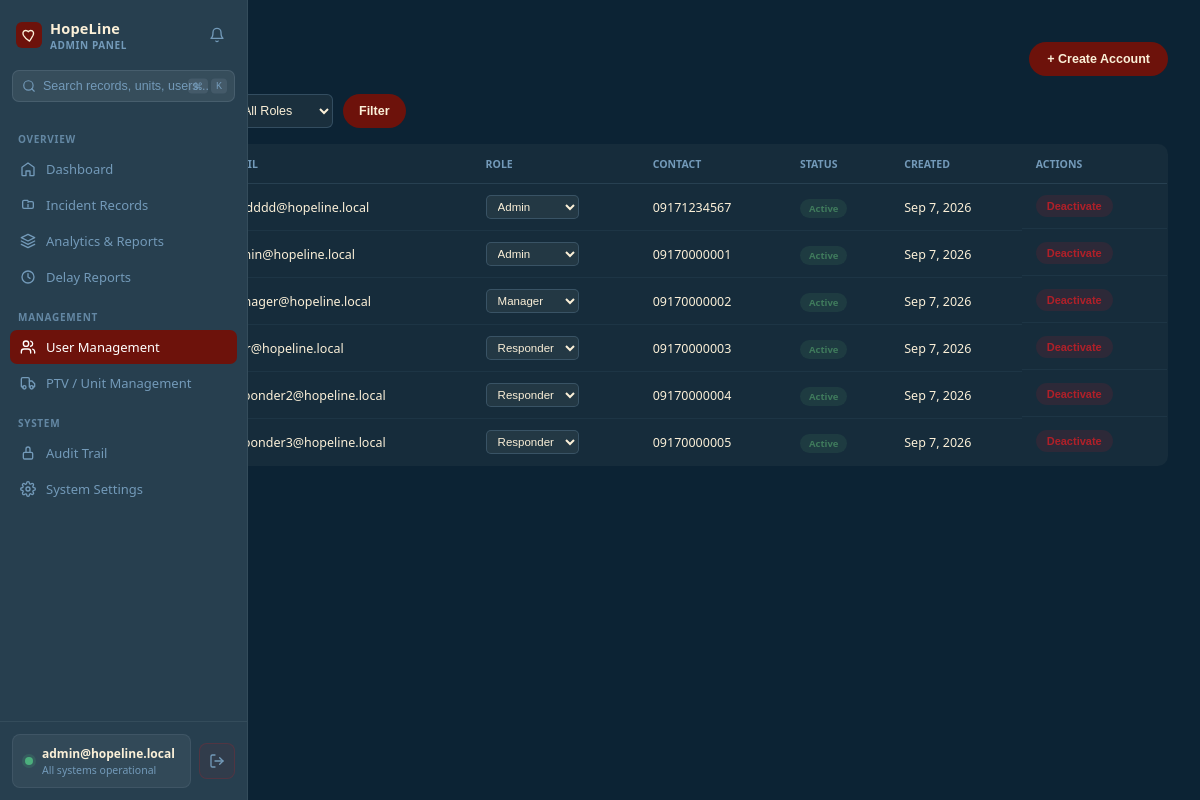
/app/admin/users.php (signed in), run on the app's committed database.
### tables this page shows
CREATE TABLE IF NOT EXISTS users (
    id            INT AUTO_INCREMENT PRIMARY KEY,
    name          VARCHAR(150)        NOT NULL,
    email         VARCHAR(150)        NOT NULL UNIQUE,
    password      VARCHAR(255)        NOT NULL,
    role          ENUM('admin','manager','user') NOT NULL DEFAULT 'user',
    contact_no    VARCHAR(20)         NULL,
    is_verified   TINYINT(1)          NOT NULL DEFAULT 0,
    created_at    DATETIME            DEFAULT CURRENT_TIMESTAMP,
    updated_at    DATETIME            DEFAULT CURRENT_TIMESTAMP ON UPDATE CURRENT_TIMESTAMP
);

### app/admin/users.php (the view, shortened to what this page needs)
<?php
require_once __DIR__ . '/../../config/config.php';
$where = "WHERE 1=1";
$params = [];
$stmt = $pdo->prepare("SELECT * FROM users $where ORDER BY created_at DESC");
$stmt->execute($params);
$users = $stmt->fetchAll(PDO::FETCH_ASSOC);
?>
<!DOCTYPE html>
<html lang="en">
<head>
<link rel="stylesheet" href="<?php echo BASE_URL; ?>/assets/css/sidebar.css">
</head>
<body>
<?php require_once __DIR__ . '/../../assets/layouts/admin/admin_sidebar.php'; ?>
<main class="main">
    <div class="page-head">
        <div><h1>User Management</h1><p><?php echo count($users); ?> account(s)</p></div>
        <button class="btn-primary" onclick="document.getElementById('createModal').classList.add('show')">+ Create Account</button>
    </div>
    <form method="GET" class="toolbar">
        <select name="role" onchange="this.form.submit()">
            <option value="">All Roles</option>
        </select>
        <button type="submit" class="btn-primary" style="padding:8px 16px;">Filter</button>
    </form>
    <table>
        <thead><tr><th>Name</th><th>Email</th><th>Role</th><th>Contact</th><th>Status</th><th>Created</th><th>Actions</th></tr></thead>
        <tbody>
            <?php foreach ($users as $u): ?>
            <tr>
                <td><?php echo htmlspecialchars($u['name']); ?></td>
                <td><?php echo htmlspecialchars($u['email']); ?></td>
                <td>
                    <form method="POST" style="display:inline-flex; gap:6px; align-items:center;">
                        <select name="role" class="role-select" onchange="this.form.submit()">
                            <option value="admin" <?php echo $u['role']==='admin'?'selected':''; ?>>Admin</option>
                            <option value="manager" <?php echo $u['role']==='manager'?'selected':''; ?>>Manager</option>
                            <option value="user" <?php echo $u['role']==='user'?'selected':''; ?>>Responder</option>
                        </select>
                    </form>
                </td>
                <td><?php echo htmlspecialchars($u['contact_no'] ?: '—'); ?></td>
                <td><span class="status-badge <?php echo $u['is_verified'] ? 'status-active' : 'status-inactive'; ?>"><?php echo $u['is_verified'] ? 'Active' : 'Inactive'; ?></span></td>
                <td><?php echo date('M j, Y', strtotime($u['created_at'])); ?></td>
                <td class="row-actions">
                    <form method="POST">
                        <button type="submit" class="btn-mini <?php echo $u['is_verified'] ? 'btn-deactivate' : 'btn-activate'; ?>">
                            <?php echo $u['is_verified'] ? 'Deactivate' : 'Activate'; ?>
                        </button>
                    </form>
                </td>
            </tr>
            <?php endforeach; ?>
        </tbody>
    </table>
</main>
</body>
</html>

### app/admin/users.php (style rules this page uses)
:root { --burnt-umber:#6d120b; --redwood:#b02029; --macadamia:#fbf0d8; --cool-blue:#113047; --light-grayish:#739ab9; }
* { box-sizing:border-box; margin:0; padding:0; }
body { font-family:'Segoe UI',-apple-system,BlinkMacSystemFont,sans-serif; background:#0c2334; display:flex; min-height:100vh; }
.main { flex:1; padding:26px 32px 50px; color:var(--macadamia); max-width:1200px; }
.page-head { display:flex; align-items:flex-end; justify-content:space-between; margin-bottom:18px; flex-wrap:wrap; gap:10px; }
.page-head h1 { font-size:21px; margin-bottom:4px; }
.page-head p { color:var(--light-grayish); font-size:13px; }
.btn-primary { background:var(--burnt-umber); color:var(--macadamia); border:0; padding:10px 18px; border-radius:50px; font-weight:700; font-size:12.5px; cursor:pointer; }
.toolbar { display:flex; gap:10px; margin-bottom:16px; flex-wrap:wrap; }
.toolbar input, .toolbar select { background:rgba(251,240,216,0.06); border:1px solid rgba(115,154,185,0.28); border-radius:6px; padding:8px 11px; color:var(--macadamia); font-size:12.5px; outline:none; }
table { width:100%; border-collapse:collapse; background:rgba(251,240,216,0.04); border:1px solid rgba(115,154,185,0.18); border-radius:10px; overflow:hidden; }
thead th { text-align:left; font-size:10.5px; text-transform:uppercase; color:var(--light-grayish); padding:12px 14px; border-bottom:1px solid rgba(115,154,185,0.18); }
tbody td { padding:11px 14px; font-size:12.5px; border-bottom:1px solid rgba(115,154,185,0.08); vertical-align:middle; }
tbody tr:last-child td { border-bottom:none; }
.status-badge { font-size:9.5px; font-weight:700; padding:3px 9px; border-radius:20px; }
.status-active { background:rgba(63,122,92,0.2); color:#3f7a5c; }
.role-select { background:rgba(251,240,216,0.06); border:1px solid rgba(115,154,185,0.28); border-radius:5px; padding:4px 7px; color:var(--macadamia); font-size:11.5px; }
.btn-mini { border:0; border-radius:20px; padding:5px 11px; font-size:11px; font-weight:700; cursor:pointer; }
.btn-deactivate { background:rgba(176,32,41,0.15); color:var(--redwood); }
.row-actions { display:flex; gap:6px; align-items:center; }

### data on the page
users: email "asddddd@hopeline.local", role "Admin", contact_no "09171234567", is_verified "Active", created_at "Sep 7, 2026"
users: email "admin@hopeline.local", role "Admin", contact_no "09170000001", is_verified "Active", created_at "Sep 7, 2026"
users: email "manager@hopeline.local", role "Manager", contact_no "09170000002", is_verified "Active", created_at "Sep 7, 2026"
users: email "user@hopeline.local", role "Responder", contact_no "09170000003", is_verified "Active", created_at "Sep 7, 2026"
users: email "responder2@hopeline.local", role "Responder", contact_no "09170000004", is_verified "Active", created_at "Sep 7, 2026"
users: email "responder3@hopeline.local", role "Responder", contact_no "09170000005", is_verified "Active", created_at "Sep 7, 2026"

### other printed values
$roleLabel "ADMIN PANEL"
$email "admin@hopeline.local"
$statusText "All systems operational"
